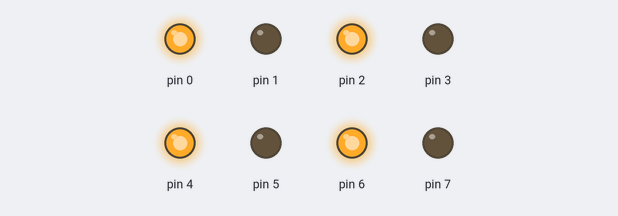
Simulated run of this sketch. Board: Arduino Uno, built with avr-gcc and run on an emulated ATmega328P. Shown: output pins drawn as LEDs (lit = HIGH).

Above: at 1.0 s.
At 2.5 s:
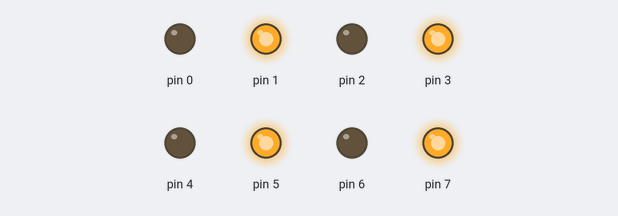
Timing chart, 0 to 4.6 s (numbered marks = the images above):
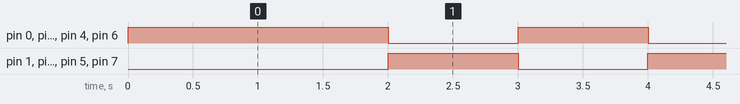

Measured:
- by itself, pin 0, pin 2, pin 4, pin 6: repeats every 2.0 s: LOW 1.0 s, HIGH 1.0 s
- by itself, pin 1, pin 3, pin 5, pin 7: alternates HIGH for 1.0 s and LOW for 1.0 s
- by itself, everything shown: repeats every 18.0 s, in 34 steps

The sketch:

tugas164.ino
```cpp
// (licence header left out)
#include "TimerOne.h"
int timer = 0;
bool kiri = HIGH;
bool kanan = LOW;
void setup() {
//assignment secara PIN untuk output LED, memakai pin 2-9
	pinMode(0, OUTPUT);
	pinMode(1, OUTPUT);
	pinMode(2, OUTPUT);
	pinMode(3, OUTPUT);
	pinMode(4, OUTPUT);
	pinMode(5, OUTPUT);
	pinMode(6, OUTPUT);
	pinMode(7, OUTPUT);
	//Waktu pergantian
	//Penentuan periode clock
	Timer1.initialize(1000000); //100ms
	//Interrupt
	Timer1.attachInterrupt(TimerCounter);
}
bool LED = LOW; //untuk set semua menyala pada HIGH

//Counter untuk tiap jeda 100ms, siklus flipflop
void TimerCounter(){ //
	timer++; //timer akan nambah tiap 100ms
	//Beri kondisi untuk interrupt yang terjadi tiap 1 detik, LED menyala hold 1 detik. Artinya akan menyala tiap 1000ms --> timer harus count dgnkelipatan 1x if (timer != 0 && timer % 10 == 0){ //mod 10 untuk kelipatan 10

	if((timer %2) == 0){
		LED = HIGH;
		for(int i = 0; i < 8; i++){
			digitalWrite(i, HIGH);
		}
	}
	else{
		LED = LOW;
	}

	}

void loop() {
	//Interupsi LED nyala semua
	if (LED == HIGH){

	}


	//Output LED yang akan dinyalakan, assignment
	for (int i = 0; i < 8;i++) {
		//pergantian penyalaan

		if(LED){
			if ((i % 2) == 0){
				digitalWrite(i, LOW);
			}
			else{
				digitalWrite(i, HIGH);
			};

		}
		else{
			if ((i % 2) == 0){
			digitalWrite(i, HIGH);
			}
			else{
				digitalWrite(i, LOW);

			};
		}
	}
}
```
